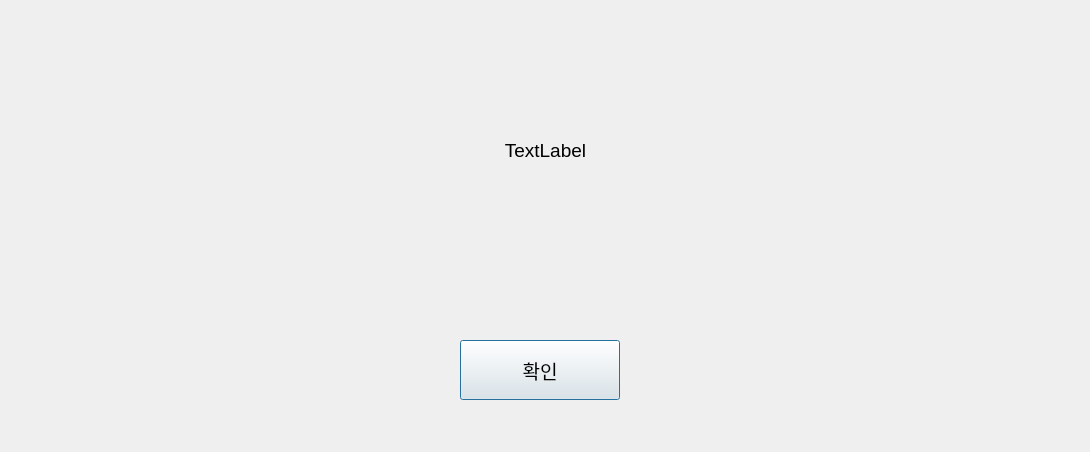
<?xml version="1.0" encoding="UTF-8"?>
<ui version="4.0">
 <class>CInfomationDialog</class>
 <widget class="QDialog" name="CInfomationDialog">
  <property name="geometry">
   <rect>
    <x>0</x>
    <y>0</y>
    <width>1090</width>
    <height>452</height>
   </rect>
  </property>
  <property name="font">
   <font>
    <pointsize>12</pointsize>
   </font>
  </property>
  <property name="windowTitle">
   <string>Dialog</string>
  </property>
  <widget class="QLabel" name="labelMsg">
   <property name="geometry">
    <rect>
     <x>10</x>
     <y>10</y>
     <width>1071</width>
     <height>281</height>
    </rect>
   </property>
   <property name="font">
    <font>
     <pointsize>14</pointsize>
    </font>
   </property>
   <property name="text">
    <string>TextLabel</string>
   </property>
   <property name="alignment">
    <set>Qt::AlignCenter</set>
   </property>
  </widget>
  <widget class="QPushButton" name="btnOk">
   <property name="geometry">
    <rect>
     <x>460</x>
     <y>340</y>
     <width>160</width>
     <height>60</height>
    </rect>
   </property>
   <property name="font">
    <font>
     <family>Agency FB</family>
     <pointsize>14</pointsize>
    </font>
   </property>
   <property name="text">
    <string>확인</string>
   </property>
   <property name="checked">
    <bool>false</bool>
   </property>
  </widget>
 </widget>
 <resources/>
 <connections>
  <connection>
   <sender>btnOk</sender>
   <signal>clicked()</signal>
   <receiver>CInfomationDialog</receiver>
   <slot>accept()</slot>
   <hints>
    <hint type="sourcelabel">
     <x>202</x>
     <y>75</y>
    </hint>
    <hint type="destinationlabel">
     <x>186</x>
     <y>60</y>
    </hint>
   </hints>
  </connection>
 </connections>
</ui>
